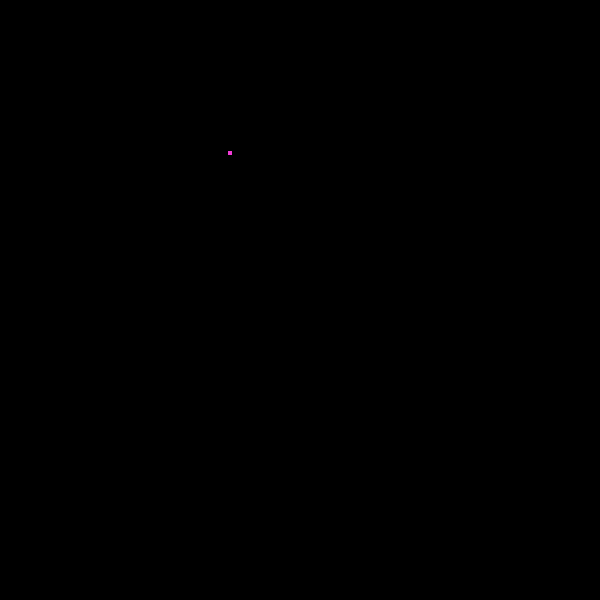
Frame 1 (no input)
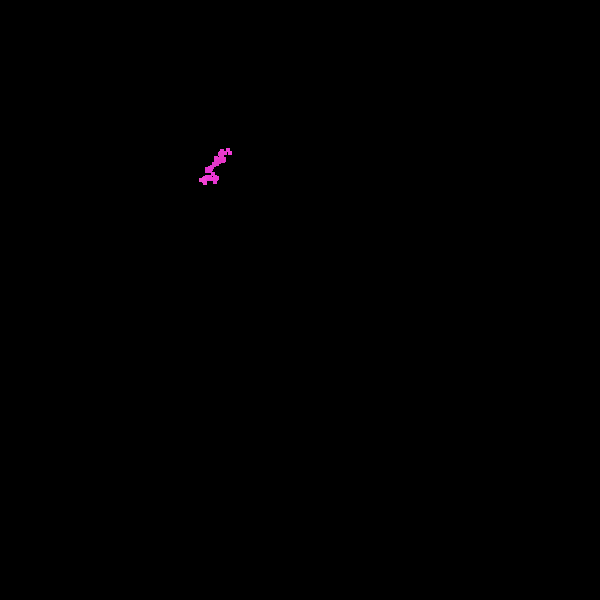
Frame 60 (the mouse pressed at the canvas centre just before this capture)
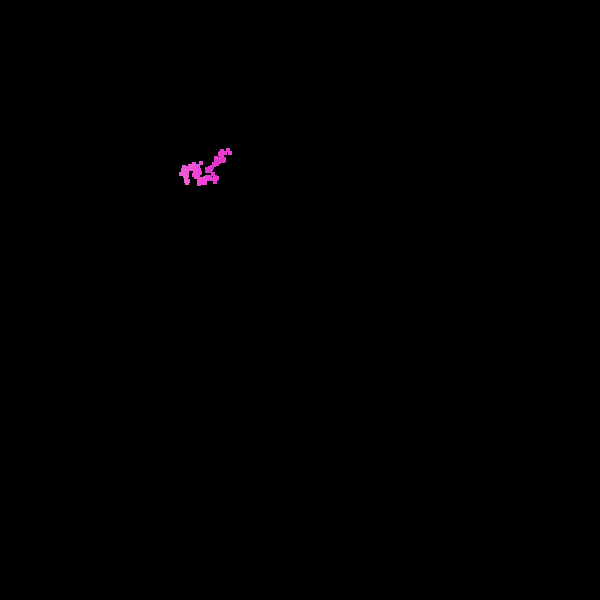
Frame 120 (the mouse held since frame 60 and released just before this capture)

The Processing sketch that drew these frames (run headless with seeded random() and noise(); from frame 60 on, the mouse is pressed at the canvas centre):

// Processing sketch: randomwalk0
// ── randomwalk0.pde
/*
Random walker
 
 Basierend auf https://happycoding.io/examples/p5js/animation/random-walker
 */
int step = 4;
int size = 4;

int x, y;

int r, g, b;

void setup() {
  size(600, 600);
  background(0);
  frameRate(60);
  noStroke();

  x = int(random(100, 300));
  y = int(random(100, 300));

  r = int(random(255));
  g = int(random(255));
  b = int(random(255));
}

void draw() {
  update();
  fill(r, g, b);
  rect(x, y, size, size);
}

void update() {
  x += int(random(-step, step));
  y += int(random(-step, step));

  x = constrain(x, 0, width);
  y = constrain(y, 0, height);

  r += int(random(-step, step));
  g += int(random(-step, step));
  b += int(random(-step, step));

  r = constrain(r, 0, 255);
  g = constrain(g, 0, 255);
  b = constrain(b, 0, 255);
}
